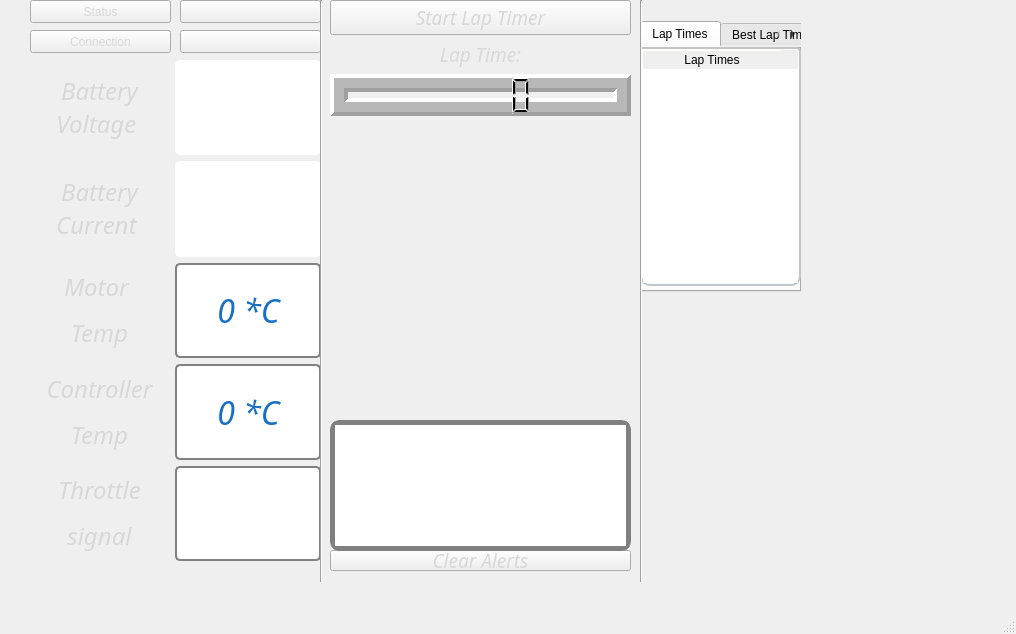
<?xml version="1.0" encoding="UTF-8"?>
<ui version="4.0">
 <class>MainWindow</class>
 <widget class="QMainWindow" name="MainWindow">
  <property name="geometry">
   <rect>
    <x>0</x>
    <y>0</y>
    <width>1016</width>
    <height>634</height>
   </rect>
  </property>
  <property name="windowTitle">
   <string>MainWindow</string>
  </property>
  <property name="styleSheet">
   <string notr="true"/>
  </property>
  <property name="dockOptions">
   <set>QMainWindow::AllowNestedDocks|QMainWindow::AllowTabbedDocks|QMainWindow::AnimatedDocks|QMainWindow::VerticalTabs</set>
  </property>
  <widget class="QWidget" name="centralwidget">
   <property name="styleSheet">
    <string notr="true">border-image: url(&quot;img/tlo.png&quot;);</string>
   </property>
   <widget class="QFrame" name="frame">
    <property name="geometry">
     <rect>
      <x>30</x>
      <y>60</y>
      <width>291</width>
      <height>501</height>
     </rect>
    </property>
    <property name="sizePolicy">
     <sizepolicy hsizetype="Fixed" vsizetype="Preferred">
      <horstretch>0</horstretch>
      <verstretch>0</verstretch>
     </sizepolicy>
    </property>
    <property name="styleSheet">
     <string notr="true">border-image: url(&quot;img/transparent.png&quot;);</string>
    </property>
    <layout class="QGridLayout" name="gridLayout_2">
     <property name="margin">
      <number>0</number>
     </property>
     <property name="verticalSpacing">
      <number>6</number>
     </property>
     <item row="2" column="1">
      <widget class="QProgressBar" name="motorTempBar">
       <property name="sizePolicy">
        <sizepolicy hsizetype="Minimum" vsizetype="Minimum">
         <horstretch>0</horstretch>
         <verstretch>0</verstretch>
        </sizepolicy>
       </property>
       <property name="font">
        <font>
         <family>Gill Sans MT</family>
         <pointsize>24</pointsize>
         <weight>9</weight>
         <italic>true</italic>
         <bold>false</bold>
        </font>
       </property>
       <property name="styleSheet">
        <string notr="true">QProgressBar {
    border: 2px solid grey;
    border-radius: 5px;
    text-align: center;
	font: 75 italic 24pt &quot;Gill Sans MT&quot; ;
	color: rgb(24, 112, 194);
border-image: url(&quot;img/gradient3.png&quot;);}

QProgressBar::chunk {
    background-color: #FFFF66;
	border: 0,6px solid grey;
    border-radius: 4px;
    width: 8px;
    margin:1px;

}
</string>
       </property>
       <property name="maximum">
        <number>100</number>
       </property>
       <property name="value">
        <number>0</number>
       </property>
       <property name="alignment">
        <set>Qt::AlignCenter</set>
       </property>
       <property name="format">
        <string>%p *C</string>
       </property>
      </widget>
     </item>
     <item row="3" column="0">
      <widget class="QLabel" name="label_4">
       <property name="sizePolicy">
        <sizepolicy hsizetype="Preferred" vsizetype="Preferred">
         <horstretch>0</horstretch>
         <verstretch>0</verstretch>
        </sizepolicy>
       </property>
       <property name="font">
        <font>
         <family>Gill Sans MT</family>
         <pointsize>18</pointsize>
         <weight>9</weight>
         <italic>true</italic>
         <bold>false</bold>
        </font>
       </property>
       <property name="styleSheet">
        <string notr="true">border-image: url(&quot;img/gradient3.png&quot;);font: 75 italic 18pt &quot;Gill Sans MT&quot; ;
color: rgb(216, 216, 216);</string>
       </property>
       <property name="text">
        <string>&lt;html&gt;&lt;head/&gt;&lt;body&gt;&lt;p&gt;Controller&lt;/p&gt;&lt;p&gt;Temp&lt;/p&gt;&lt;/body&gt;&lt;/html&gt;</string>
       </property>
       <property name="alignment">
        <set>Qt::AlignCenter</set>
       </property>
      </widget>
     </item>
     <item row="1" column="1">
      <widget class="QProgressBar" name="currentBar">
       <property name="sizePolicy">
        <sizepolicy hsizetype="Preferred" vsizetype="Minimum">
         <horstretch>0</horstretch>
         <verstretch>0</verstretch>
        </sizepolicy>
       </property>
       <property name="font">
        <font>
         <family>Gill Sans MT</family>
         <pointsize>24</pointsize>
         <weight>9</weight>
         <italic>true</italic>
         <bold>false</bold>
        </font>
       </property>
       <property name="styleSheet">
        <string notr="true">QProgressBar {
    border: 2px solid white;
    border-radius: 5px;
    text-align: center;
font: 75 italic 24pt &quot;Gill Sans MT&quot; ;
	color: rgb(255, 255, 255);
border-image: url(&quot;img/gradient3.png&quot;);}


QProgressBar::chunk {
    background-color:rgb(232, 77, 0) ;
	border: 0,6px solid grey;
    border-radius: 4px;
    width: 8px;
    margin:1px;

}
</string>
       </property>
       <property name="maximum">
        <number>400</number>
       </property>
       <property name="value">
        <number>0</number>
       </property>
       <property name="alignment">
        <set>Qt::AlignRight|Qt::AlignTrailing|Qt::AlignVCenter</set>
       </property>
       <property name="format">
        <string>%v A</string>
       </property>
      </widget>
     </item>
     <item row="3" column="1">
      <widget class="QProgressBar" name="controllerTempBar">
       <property name="sizePolicy">
        <sizepolicy hsizetype="Minimum" vsizetype="Minimum">
         <horstretch>0</horstretch>
         <verstretch>0</verstretch>
        </sizepolicy>
       </property>
       <property name="font">
        <font>
         <family>Gill Sans MT</family>
         <pointsize>24</pointsize>
         <weight>9</weight>
         <italic>true</italic>
         <bold>false</bold>
        </font>
       </property>
       <property name="styleSheet">
        <string notr="true">QProgressBar {
    border: 2px solid grey;
    border-radius: 5px;
    text-align: center;
	font: 75 italic 24pt &quot;Gill Sans MT&quot; ;
	color: rgb(24, 112, 194);
border-image: url(&quot;img/gradient3.png&quot;);}

QProgressBar::chunk {
    background-color: #FFFF00;
	border: 0,6px solid grey;
    border-radius: 4px;
    width: 8px;
    margin:1px;

}</string>
       </property>
       <property name="maximum">
        <number>100</number>
       </property>
       <property name="value">
        <number>0</number>
       </property>
       <property name="alignment">
        <set>Qt::AlignCenter</set>
       </property>
       <property name="format">
        <string>%p *C</string>
       </property>
      </widget>
     </item>
     <item row="2" column="0">
      <widget class="QLabel" name="label_3">
       <property name="sizePolicy">
        <sizepolicy hsizetype="Preferred" vsizetype="Preferred">
         <horstretch>0</horstretch>
         <verstretch>0</verstretch>
        </sizepolicy>
       </property>
       <property name="font">
        <font>
         <family>Gill Sans MT</family>
         <pointsize>18</pointsize>
         <weight>9</weight>
         <italic>true</italic>
         <bold>false</bold>
        </font>
       </property>
       <property name="styleSheet">
        <string notr="true">border-image: url(&quot;img/gradient3.png&quot;);font: 75 italic 18pt &quot;Gill Sans MT&quot; ;
color: rgb(216, 216, 216);</string>
       </property>
       <property name="text">
        <string>&lt;html&gt;&lt;head/&gt;&lt;body&gt;&lt;p&gt; Motor &lt;/p&gt;&lt;p&gt;Temp&lt;/p&gt;&lt;/body&gt;&lt;/html&gt;</string>
       </property>
       <property name="alignment">
        <set>Qt::AlignCenter</set>
       </property>
      </widget>
     </item>
     <item row="4" column="1">
      <widget class="QProgressBar" name="throttleBar">
       <property name="sizePolicy">
        <sizepolicy hsizetype="Minimum" vsizetype="Minimum">
         <horstretch>0</horstretch>
         <verstretch>0</verstretch>
        </sizepolicy>
       </property>
       <property name="font">
        <font>
         <family>Gill Sans MT</family>
         <pointsize>22</pointsize>
         <weight>9</weight>
         <italic>true</italic>
         <bold>false</bold>
        </font>
       </property>
       <property name="styleSheet">
        <string notr="true">QProgressBar {
    border: 2px solid grey;
    border-radius: 5px;
    text-align: center;
	font: 75 italic 22pt &quot;Gill Sans MT&quot; ;
	color: rgb(255, 255, 255);
border-image: url(&quot;img/gradient3.png&quot;);}

QProgressBar::chunk {
    background-color: rgb(0, 68, 204);
	border: 0,6px solid grey;
    border-radius: 4px;
    width: 8px;
    margin:1px;

}</string>
       </property>
       <property name="maximum">
        <number>100</number>
       </property>
       <property name="value">
        <number>0</number>
       </property>
       <property name="alignment">
        <set>Qt::AlignCenter</set>
       </property>
       <property name="format">
        <string>%v %</string>
       </property>
      </widget>
     </item>
     <item row="1" column="0">
      <widget class="QLabel" name="label_2">
       <property name="sizePolicy">
        <sizepolicy hsizetype="Preferred" vsizetype="Preferred">
         <horstretch>0</horstretch>
         <verstretch>0</verstretch>
        </sizepolicy>
       </property>
       <property name="font">
        <font>
         <family>Gill Sans MT</family>
         <pointsize>18</pointsize>
         <weight>9</weight>
         <italic>true</italic>
         <bold>false</bold>
        </font>
       </property>
       <property name="contextMenuPolicy">
        <enum>Qt::NoContextMenu</enum>
       </property>
       <property name="layoutDirection">
        <enum>Qt::LeftToRight</enum>
       </property>
       <property name="styleSheet">
        <string notr="true">border-image: url(&quot;img/gradient3.png&quot;);
font: 75 italic 18pt &quot;Gill Sans MT&quot; ;
color: rgb(216, 216, 216);</string>
       </property>
       <property name="lineWidth">
        <number>3</number>
       </property>
       <property name="text">
        <string>&lt;html&gt;&lt;head/&gt;&lt;body&gt;&lt;p&gt;Battery&lt;br/&gt;Current &lt;/p&gt;&lt;/body&gt;&lt;/html&gt;</string>
       </property>
       <property name="alignment">
        <set>Qt::AlignCenter</set>
       </property>
      </widget>
     </item>
     <item row="4" column="0">
      <widget class="QLabel" name="label_5">
       <property name="font">
        <font>
         <family>Gill Sans MT</family>
         <pointsize>16</pointsize>
         <weight>9</weight>
         <italic>true</italic>
         <bold>false</bold>
        </font>
       </property>
       <property name="styleSheet">
        <string notr="true">border-image: url(&quot;img/gradient3.png&quot;);font: 75 italic 16pt &quot;Gill Sans MT&quot; ;
color: rgb(216, 216, 216);</string>
       </property>
       <property name="text">
        <string>&lt;html&gt;&lt;head/&gt;&lt;body&gt;&lt;p&gt;&lt;span style=&quot; font-size:18pt;&quot;&gt;Throttle&lt;/span&gt;&lt;/p&gt;&lt;p&gt;&lt;span style=&quot; font-size:18pt;&quot;&gt;signal&lt;/span&gt;&lt;/p&gt;&lt;/body&gt;&lt;/html&gt;</string>
       </property>
       <property name="alignment">
        <set>Qt::AlignCenter</set>
       </property>
      </widget>
     </item>
     <item row="0" column="0">
      <widget class="QLabel" name="label">
       <property name="sizePolicy">
        <sizepolicy hsizetype="Preferred" vsizetype="Preferred">
         <horstretch>0</horstretch>
         <verstretch>0</verstretch>
        </sizepolicy>
       </property>
       <property name="font">
        <font>
         <family>Gill Sans MT</family>
         <pointsize>18</pointsize>
         <weight>9</weight>
         <italic>true</italic>
         <bold>false</bold>
        </font>
       </property>
       <property name="contextMenuPolicy">
        <enum>Qt::NoContextMenu</enum>
       </property>
       <property name="layoutDirection">
        <enum>Qt::LeftToRight</enum>
       </property>
       <property name="styleSheet">
        <string notr="true">border-image: url(&quot;img/gradient3.png&quot;);
font: 75 italic 18pt &quot;Gill Sans MT&quot; ;
color: rgb(216, 216, 216);</string>
       </property>
       <property name="text">
        <string>&lt;html&gt;&lt;head/&gt;&lt;body&gt;&lt;p&gt;Battery&lt;br/&gt;Voltage &lt;/p&gt;&lt;/body&gt;&lt;/html&gt;</string>
       </property>
       <property name="alignment">
        <set>Qt::AlignCenter</set>
       </property>
      </widget>
     </item>
     <item row="0" column="1">
      <widget class="QProgressBar" name="voltageBar">
       <property name="sizePolicy">
        <sizepolicy hsizetype="Preferred" vsizetype="Minimum">
         <horstretch>0</horstretch>
         <verstretch>0</verstretch>
        </sizepolicy>
       </property>
       <property name="font">
        <font>
         <family>Gill Sans MT</family>
         <pointsize>24</pointsize>
         <weight>9</weight>
         <italic>true</italic>
         <bold>false</bold>
        </font>
       </property>
       <property name="styleSheet">
        <string notr="true">QProgressBar {
    border: 2px solid white;
    border-radius: 5px;
    text-align: center;
font: 75 italic 24pt &quot;Gill Sans MT&quot; ;
	color: rgb(255, 255, 255);
border-image: url(&quot;img/gradient3.png&quot;);}


QProgressBar::chunk {
    background-color: #66FF33;
	border: 0,6px solid grey;
    border-radius: 4px;
    width: 8px;
    margin:1px;

}
</string>
       </property>
       <property name="maximum">
        <number>120</number>
       </property>
       <property name="value">
        <number>0</number>
       </property>
       <property name="alignment">
        <set>Qt::AlignRight|Qt::AlignTrailing|Qt::AlignVCenter</set>
       </property>
       <property name="format">
        <string>%v V</string>
       </property>
      </widget>
     </item>
    </layout>
    <zorder>motorTempBar</zorder>
    <zorder>label_4</zorder>
    <zorder>label</zorder>
    <zorder>label_2</zorder>
    <zorder>label_5</zorder>
    <zorder>controllerTempBar</zorder>
    <zorder>throttleBar</zorder>
    <zorder>label_3</zorder>
    <zorder>currentBar</zorder>
    <zorder>voltageBar</zorder>
   </widget>
   <widget class="QFrame" name="frame_2">
    <property name="geometry">
     <rect>
      <x>640</x>
      <y>1</y>
      <width>381</width>
      <height>581</height>
     </rect>
    </property>
    <property name="sizePolicy">
     <sizepolicy hsizetype="Preferred" vsizetype="Minimum">
      <horstretch>0</horstretch>
      <verstretch>0</verstretch>
     </sizepolicy>
    </property>
    <property name="autoFillBackground">
     <bool>false</bool>
    </property>
    <property name="styleSheet">
     <string notr="true">
border-radius: 10px;
border-image: url(&quot;img/transparent.png&quot;);</string>
    </property>
    <property name="frameShape">
     <enum>QFrame::StyledPanel</enum>
    </property>
    <property name="frameShadow">
     <enum>QFrame::Plain</enum>
    </property>
    <widget class="QPushButton" name="closeApplication">
     <property name="geometry">
      <rect>
       <x>180</x>
       <y>20</y>
       <width>161</width>
       <height>51</height>
      </rect>
     </property>
     <property name="styleSheet">
      <string notr="true">QPushButton {border-image: url(&quot;img/exit_button.png&quot;);
font: 75 italic 20pt &quot;Gill Sans MT&quot; ;
color: rgb(216, 216, 216);
}
QPushButton:pressed {border-image: url(&quot;img/exit_button_clicked.png&quot;);
font: 75 italic 22pt &quot;Gill Sans MT&quot; ;
color: rgb(36, 36, 36)}</string>
     </property>
     <property name="text">
      <string/>
     </property>
     <property name="autoRepeatDelay">
      <number>2500</number>
     </property>
     <property name="autoRepeatInterval">
      <number>2100</number>
     </property>
    </widget>
    <widget class="QPushButton" name="batteryDetails">
     <property name="geometry">
      <rect>
       <x>180</x>
       <y>200</y>
       <width>161</width>
       <height>51</height>
      </rect>
     </property>
     <property name="styleSheet">
      <string notr="true">QPushButton {border-image: url(&quot;img/battery_details_button.png&quot;);
font: 75 italic 22pt &quot;Gill Sans MT&quot; ;
color: rgb(216, 216, 216);
}
QPushButton:pressed {border-image: url(&quot;img/battery_details_button_clicked.png&quot;);
font: 75 italic 22pt &quot;Gill Sans MT&quot; ;
color: rgb(36, 36, 36)}</string>
     </property>
     <property name="text">
      <string/>
     </property>
    </widget>
    <widget class="QPushButton" name="virtKeyboard">
     <property name="geometry">
      <rect>
       <x>180</x>
       <y>140</y>
       <width>161</width>
       <height>51</height>
      </rect>
     </property>
     <property name="styleSheet">
      <string notr="true">QPushButton {border-image: url(&quot;img/keyboard_button.png&quot;);
font: 75 italic 16pt &quot;Gill Sans MT&quot; ;
color: rgb(216, 216, 216);
}
QPushButton:pressed {border-image: url(&quot;img/keyboard_button_clicked.png&quot;);
font: 75 italic 16pt &quot;Gill Sans MT&quot; ;
color: rgb(36, 36, 36)}</string>
     </property>
     <property name="text">
      <string/>
     </property>
    </widget>
    <widget class="QPushButton" name="connectBMS">
     <property name="geometry">
      <rect>
       <x>180</x>
       <y>80</y>
       <width>161</width>
       <height>51</height>
      </rect>
     </property>
     <property name="styleSheet">
      <string notr="true">QPushButton {border-image: url(&quot;img/bms_connect_button.png&quot;);
font: 75 italic 16pt &quot;Gill Sans MT&quot; ;
color: rgb(216, 216, 216);
}
QPushButton:pressed {border-image: url(&quot;img/bms_connect_button_clicked.png&quot;);
font: 75 italic 16pt &quot;Gill Sans MT&quot; ;
color: rgb(36, 36, 36)}</string>
     </property>
     <property name="text">
      <string/>
     </property>
    </widget>
    <widget class="Line" name="line_2">
     <property name="geometry">
      <rect>
       <x>0</x>
       <y>150</y>
       <width>341</width>
       <height>3</height>
      </rect>
     </property>
     <property name="orientation">
      <enum>Qt::Horizontal</enum>
     </property>
    </widget>
    <widget class="QTabWidget" name="tabWidget">
     <property name="geometry">
      <rect>
       <x>0</x>
       <y>20</y>
       <width>161</width>
       <height>271</height>
      </rect>
     </property>
     <property name="styleSheet">
      <string notr="true">QTabWidget { /* The tab widget frame */
    border-top: 3px solid #C2C7CB;
border-image: url(&quot;img/gradient3.png&quot;);
    border-top-left-radius: 7px;
    border-top-right-radius: 8px;
}

QTabWidget::tab-bar {
    left: 3px; /* move to the right by 5px */
border-image: url(&quot;img/gradient3.png&quot;);
    border-top-left-radius: 5px;
    border-top-right-radius: 6px;
}

/* Style the tab using the tab sub-control. Note that
    it reads QTabBar _not_ QTabWidget */
QTabBar::tab {
    background: qlineargradient(x1: 0, y1: 0, x2: 0, y2: 1,
                                stop: 0 #E1E1E1, stop: 0.4 #DDDDDD,
                                stop: 0.5 #D8D8D8, stop: 1.0 #D3D3D3);
    border: 3px solid #C4C4C3;
    border-bottom-color: #C2C7CB; /* same as the pane color */
    border-top-left-radius: 5px;
    border-top-right-radius: 6px;
    min-width: 12ex;
    padding: 4px;
border-image: url(&quot;img/gradient3.png&quot;);
}

QTabBar::tab:selected, QTabBar::tab:hover {
    background: qlineargradient(x1: 0, y1: 0, x2: 0, y2: 1,
                                stop: 0 #fafafa, stop: 0.4 #f4f4f4,
                                stop: 0.5 #e7e7e7, stop: 1.0 #fafafa);
border-image: url(&quot;img/gradient3.png&quot;);

}

QTabBar::tab:selected {
    border-color: #9B9B9B;
    border-bottom-color: white; /* same as pane color */
border-image: url(&quot;img/gradient3.png&quot;);
font: 75 italic 10pt &quot;Gill Sans MT&quot; ;
color: rgb(216, 216, 216);

}

QTabBar::tab:!selected {
    margin-top: 2px; /* make non-selected tabs look smaller */
border-image: url(&quot;img/gradient3.png&quot;);
font: 75 italic 10pt &quot;Gill Sans MT&quot; ;
color: rgb(216, 216, 216);
}</string>
     </property>
     <property name="currentIndex">
      <number>0</number>
     </property>
     <property name="iconSize">
      <size>
       <width>20</width>
       <height>20</height>
      </size>
     </property>
     <widget class="QWidget" name="tab">
      <attribute name="title">
       <string>Lap Times</string>
      </attribute>
      <widget class="QTableWidget" name="lapTimes">
       <property name="geometry">
        <rect>
         <x>0</x>
         <y>0</y>
         <width>161</width>
         <height>239</height>
        </rect>
       </property>
       <property name="minimumSize">
        <size>
         <width>26</width>
         <height>0</height>
        </size>
       </property>
       <property name="layoutDirection">
        <enum>Qt::LeftToRight</enum>
       </property>
       <property name="styleSheet">
        <string notr="true">QTableWidget {
border-image: url(&quot;img/tlo.png&quot;);
    border: 2px solid #C4C4C3;
    border-bottom-color: #C2C7CB; /* same as the pane color */
    border-top-left-radius: 2px;
    border-top-right-radius: 4px;
    min-width: 2ex;
    padding: 1px;
font: 75 italic 13pt &quot;Gill Sans MT&quot; ;
color: rgb(216, 216, 216);

}
QHeaderView::section {
	border-image: url(&quot;img/gradient3.png&quot;);
    padding: 1px;
    font-size: 11pt;
    border-style: none;
    border-bottom: 0.5px solid #fffff8;
    border-right: 2px solid #fffff8;
font: 75 10.5pt &quot;Gill Sans MT&quot; ;
color: rgb(216, 216, 216);
}

QHeaderView {border-image: url(&quot;img/tlo.png&quot;)

;}

QHeaderView::section:horizontal
{
    border-top: 1px solid #fffff8;
}

QHeaderView::section:vertical
{
    border-left: 1px solid #fffff8;
}

QTableCornerButton::section {border-image: url(&quot;img/tlo.png&quot;);}</string>
       </property>
       <property name="verticalScrollBarPolicy">
        <enum>Qt::ScrollBarAlwaysOff</enum>
       </property>
       <property name="horizontalScrollBarPolicy">
        <enum>Qt::ScrollBarAsNeeded</enum>
       </property>
       <property name="autoScrollMargin">
        <number>10</number>
       </property>
       <property name="verticalScrollMode">
        <enum>QAbstractItemView::ScrollPerItem</enum>
       </property>
       <property name="rowCount">
        <number>0</number>
       </property>
       <property name="columnCount">
        <number>1</number>
       </property>
       <attribute name="horizontalHeaderCascadingSectionResizes">
        <bool>false</bool>
       </attribute>
       <attribute name="horizontalHeaderDefaultSectionSize">
        <number>138</number>
       </attribute>
       <attribute name="horizontalHeaderMinimumSectionSize">
        <number>29</number>
       </attribute>
       <attribute name="verticalHeaderDefaultSectionSize">
        <number>30</number>
       </attribute>
       <attribute name="verticalHeaderShowSortIndicator" stdset="0">
        <bool>false</bool>
       </attribute>
       <attribute name="verticalHeaderStretchLastSection">
        <bool>false</bool>
       </attribute>
       <column>
        <property name="text">
         <string>Lap Times</string>
        </property>
       </column>
      </widget>
     </widget>
     <widget class="QWidget" name="tab_2">
      <attribute name="title">
       <string>Best Lap Times</string>
      </attribute>
      <widget class="QTableWidget" name="bestLapTimes">
       <property name="geometry">
        <rect>
         <x>0</x>
         <y>0</y>
         <width>161</width>
         <height>241</height>
        </rect>
       </property>
       <property name="styleSheet">
        <string notr="true">QTableWidget {
border-image: url(&quot;img/tlo.png&quot;);
    border: 2px solid #C4C4C3;
    border-bottom-color: #C2C7CB; /* same as the pane color */
    border-top-left-radius: 2px;
    border-top-right-radius: 4px;
    min-width: 2ex;
    padding: 1px;

}
QHeaderView::section {
	border-image: url(&quot;img/gradient3.png&quot;);
    padding: 1px;
    font-size: 11pt;
    border-style: none;
    border-bottom: 0.5px solid #fffff8;
    border-right: 2px solid #fffff8;
font: 75 italic 11pt &quot;Gill Sans MT&quot; ;
color: rgb(216, 216, 216);
}

QHeaderView {border-image: url(&quot;img/tlo.png&quot;)

;}

QHeaderView::section:horizontal
{
    border-top: 1px solid #fffff8;
}

QHeaderView::section:vertical
{
    border-left: 1px solid #fffff8;
}

QTableCornerButton::section {border-image: url(&quot;img/tlo.png&quot;);}</string>
       </property>
       <attribute name="horizontalHeaderDefaultSectionSize">
        <number>144</number>
       </attribute>
       <attribute name="horizontalHeaderMinimumSectionSize">
        <number>29</number>
       </attribute>
       <column>
        <property name="text">
         <string>Best Times</string>
        </property>
       </column>
      </widget>
     </widget>
    </widget>
    <widget class="QPushButton" name="clearLapTimes">
     <property name="geometry">
      <rect>
       <x>180</x>
       <y>260</y>
       <width>161</width>
       <height>51</height>
      </rect>
     </property>
     <property name="styleSheet">
      <string notr="true">QPushButton {border-image: url(&quot;img/clear_table.png&quot;);
font: 75 italic 22pt &quot;Gill Sans MT&quot; ;
color: rgb(216, 216, 216);
}
QPushButton:pressed {border-image: url(&quot;img/clear_table_clicked.png&quot;);
font: 75 italic 22pt &quot;Gill Sans MT&quot; ;
color: rgb(36, 36, 36)}</string>
     </property>
     <property name="text">
      <string/>
     </property>
    </widget>
    <widget class="QLabel" name="adekLogo">
     <property name="geometry">
      <rect>
       <x>50</x>
       <y>450</y>
       <width>263</width>
       <height>70</height>
      </rect>
     </property>
     <property name="styleSheet">
      <string notr="true">border-image: url(&quot;img/adek3.png&quot;);</string>
     </property>
     <property name="text">
      <string/>
     </property>
    </widget>
   </widget>
   <widget class="QWidget" name="layoutWidget">
    <property name="geometry">
     <rect>
      <x>330</x>
      <y>0</y>
      <width>301</width>
      <height>121</height>
     </rect>
    </property>
    <layout class="QVBoxLayout" name="verticalLayout_6">
     <property name="bottomMargin">
      <number>0</number>
     </property>
     <item>
      <layout class="QVBoxLayout" name="verticalLayout_4">
       <item>
        <layout class="QVBoxLayout" name="verticalLayout_2">
         <property name="bottomMargin">
          <number>5</number>
         </property>
         <item>
          <widget class="QPushButton" name="startLapTimer">
           <property name="sizePolicy">
            <sizepolicy hsizetype="Preferred" vsizetype="Preferred">
             <horstretch>0</horstretch>
             <verstretch>0</verstretch>
            </sizepolicy>
           </property>
           <property name="font">
            <font>
             <family>Gill Sans MT</family>
             <pointsize>14</pointsize>
             <weight>9</weight>
             <italic>true</italic>
             <bold>false</bold>
            </font>
           </property>
           <property name="styleSheet">
            <string notr="true">QPushButton {border-image: url(&quot;img/start_lap_button.png&quot;);
font: 75 italic 14pt &quot;Gill Sans MT&quot; ;
color: rgb(216, 216, 216);}

QPushButton:pressed {border-image: url(&quot;img/start_lap_button_clicked.png&quot;);
font: 75 italic 14pt &quot;Gill Sans MT&quot; ;
color: rgb(216, 216, 216)
}</string>
           </property>
           <property name="text">
            <string>Start Lap Timer</string>
           </property>
          </widget>
         </item>
         <item>
          <widget class="QLabel" name="label_9">
           <property name="font">
            <font>
             <family>Gill Sans MT</family>
             <pointsize>14</pointsize>
             <weight>9</weight>
             <italic>true</italic>
             <bold>false</bold>
            </font>
           </property>
           <property name="styleSheet">
            <string notr="true">font: 75 italic 14pt &quot;Gill Sans MT&quot; ;
color: rgb(216, 216, 216);</string>
           </property>
           <property name="text">
            <string>Lap Time:</string>
           </property>
           <property name="alignment">
            <set>Qt::AlignCenter</set>
           </property>
          </widget>
         </item>
         <item>
          <widget class="QLCDNumber" name="lcdNumber">
           <property name="sizePolicy">
            <sizepolicy hsizetype="Preferred" vsizetype="Preferred">
             <horstretch>20</horstretch>
             <verstretch>40</verstretch>
            </sizepolicy>
           </property>
           <property name="sizeIncrement">
            <size>
             <width>7</width>
             <height>21</height>
            </size>
           </property>
           <property name="baseSize">
            <size>
             <width>13</width>
             <height>0</height>
            </size>
           </property>
           <property name="frameShape">
            <enum>QFrame::Box</enum>
           </property>
           <property name="lineWidth">
            <number>4</number>
           </property>
           <property name="midLineWidth">
            <number>10</number>
           </property>
           <property name="segmentStyle">
            <enum>QLCDNumber::Filled</enum>
           </property>
           <property name="value" stdset="0">
            <double>0.000000000000000</double>
           </property>
           <property name="intValue" stdset="0">
            <number>0</number>
           </property>
          </widget>
         </item>
        </layout>
       </item>
      </layout>
     </item>
    </layout>
   </widget>
   <widget class="QPushButton" name="pushButton">
    <property name="geometry">
     <rect>
      <x>30</x>
      <y>30</y>
      <width>141</width>
      <height>23</height>
     </rect>
    </property>
    <property name="styleSheet">
     <string notr="true">border-image: url(&quot;img/gradient3.png&quot;);
font: 75 italic 16pt &quot;Gill Sans MT&quot; ;
color: rgb(216, 216, 216);</string>
    </property>
    <property name="text">
     <string>Connection</string>
    </property>
   </widget>
   <widget class="QPushButton" name="pushButton_3">
    <property name="geometry">
     <rect>
      <x>30</x>
      <y>0</y>
      <width>141</width>
      <height>23</height>
     </rect>
    </property>
    <property name="styleSheet">
     <string notr="true">border-image: url(&quot;img/gradient3.png&quot;);
font: 75 italic 16pt &quot;Gill Sans MT&quot; ;
color: rgb(216, 216, 216);</string>
    </property>
    <property name="text">
     <string>Status</string>
    </property>
   </widget>
   <widget class="QPushButton" name="statusBar">
    <property name="geometry">
     <rect>
      <x>180</x>
      <y>0</y>
      <width>141</width>
      <height>23</height>
     </rect>
    </property>
    <property name="styleSheet">
     <string notr="true">border-image: url(&quot;img/gradient3.png&quot;);
font: 75 italic 16pt &quot;Gill Sans MT&quot; ;
color: rgb(216, 216, 216);</string>
    </property>
    <property name="text">
     <string/>
    </property>
   </widget>
   <widget class="QPushButton" name="connectionBar">
    <property name="geometry">
     <rect>
      <x>180</x>
      <y>30</y>
      <width>141</width>
      <height>23</height>
     </rect>
    </property>
    <property name="styleSheet">
     <string notr="true">border-image: url(&quot;img/gradient3.png&quot;);
font: 75 italic 16pt &quot;Gill Sans MT&quot; ;
color: rgb(216, 216, 216);</string>
    </property>
    <property name="text">
     <string/>
    </property>
   </widget>
   <widget class="Line" name="line_5">
    <property name="geometry">
     <rect>
      <x>320</x>
      <y>0</y>
      <width>3</width>
      <height>582</height>
     </rect>
    </property>
    <property name="orientation">
     <enum>Qt::Vertical</enum>
    </property>
   </widget>
   <widget class="QPushButton" name="clearAlerts">
    <property name="geometry">
     <rect>
      <x>330</x>
      <y>550</y>
      <width>301</width>
      <height>21</height>
     </rect>
    </property>
    <property name="sizePolicy">
     <sizepolicy hsizetype="Minimum" vsizetype="Fixed">
      <horstretch>0</horstretch>
      <verstretch>0</verstretch>
     </sizepolicy>
    </property>
    <property name="minimumSize">
     <size>
      <width>256</width>
      <height>20</height>
     </size>
    </property>
    <property name="font">
     <font>
      <family>Gill Sans MT</family>
      <pointsize>14</pointsize>
      <weight>9</weight>
      <italic>true</italic>
      <bold>false</bold>
     </font>
    </property>
    <property name="styleSheet">
     <string notr="true">QPushButton {border-image: url(&quot;img/start_lap_button.png&quot;);
font: 75 italic 14pt &quot;Gill Sans MT&quot; ;
color: rgb(216, 216, 216);}

QPushButton:pressed {border-image: url(&quot;img/start_lap_button_clicked.png&quot;);
font: 75 italic 14pt &quot;Gill Sans MT&quot; ;
color: rgb(216, 216, 216)
}</string>
    </property>
    <property name="text">
     <string>Clear Alerts</string>
    </property>
   </widget>
   <widget class="QTextEdit" name="console">
    <property name="geometry">
     <rect>
      <x>330</x>
      <y>420</y>
      <width>301</width>
      <height>131</height>
     </rect>
    </property>
    <property name="sizePolicy">
     <sizepolicy hsizetype="Preferred" vsizetype="Preferred">
      <horstretch>0</horstretch>
      <verstretch>0</verstretch>
     </sizepolicy>
    </property>
    <property name="minimumSize">
     <size>
      <width>0</width>
      <height>0</height>
     </size>
    </property>
    <property name="maximumSize">
     <size>
      <width>16777215</width>
      <height>380</height>
     </size>
    </property>
    <property name="styleSheet">
     <string notr="true">font: 75 italic 11pt;
border: 5px solid grey;
border-radius: 10px;
color: rgb(216, 216, 216);</string>
    </property>
    <property name="autoFormatting">
     <set>QTextEdit::AutoNone</set>
    </property>
    <property name="tabStopWidth">
     <number>73</number>
    </property>
   </widget>
   <widget class="QWidget" name="rpm_widget" native="true">
    <property name="geometry">
     <rect>
      <x>330</x>
      <y>122</y>
      <width>301</width>
      <height>301</height>
     </rect>
    </property>
    <property name="styleSheet">
     <string notr="true">border: 0;
background: transparent;
border-image: none;</string>
    </property>
   </widget>
   <widget class="Line" name="line_6">
    <property name="geometry">
     <rect>
      <x>640</x>
      <y>0</y>
      <width>3</width>
      <height>582</height>
     </rect>
    </property>
    <property name="orientation">
     <enum>Qt::Vertical</enum>
    </property>
   </widget>
   <zorder>rpm_widget</zorder>
   <zorder>frame</zorder>
   <zorder>frame_2</zorder>
   <zorder>layoutWidget</zorder>
   <zorder>pushButton</zorder>
   <zorder>pushButton_3</zorder>
   <zorder>statusBar</zorder>
   <zorder>connectionBar</zorder>
   <zorder>line_5</zorder>
   <zorder>clearAlerts</zorder>
   <zorder>console</zorder>
   <zorder>line_6</zorder>
  </widget>
  <widget class="QStatusBar" name="statusbar"/>
 </widget>
 <tabstops>
  <tabstop>batteryDetails</tabstop>
  <tabstop>closeApplication</tabstop>
  <tabstop>virtKeyboard</tabstop>
  <tabstop>connectBMS</tabstop>
  <tabstop>tabWidget</tabstop>
  <tabstop>lapTimes</tabstop>
  <tabstop>bestLapTimes</tabstop>
  <tabstop>clearLapTimes</tabstop>
  <tabstop>startLapTimer</tabstop>
  <tabstop>pushButton</tabstop>
  <tabstop>pushButton_3</tabstop>
  <tabstop>statusBar</tabstop>
  <tabstop>connectionBar</tabstop>
 </tabstops>
 <resources/>
 <connections/>
</ui>
